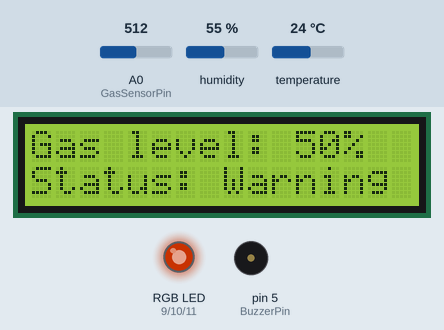
Simulated run of this sketch. Board: Arduino Uno, built with avr-gcc and run on an emulated ATmega328P. On the bench: 16×2 character LCD, an RGB LED mixed from three pins (HIGH = lit), buzzer (waves = sounding). The inputs (shaded band) are chosen by the test bench; at power-on: humidity 55 %, A0 (GasSensorPin) = 512, temperature 24 °C. Dim RGB values are drawn brighter than linear.

Above: at 4.24 s.
4.3 s: humidity set to 73 %
6.3 s: humidity set to 76 %
At 8.1 s:
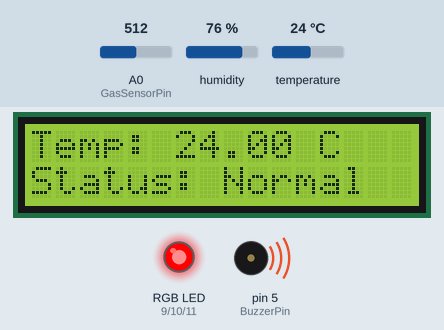
8.4 s: humidity set to 22 %
At 9.33 s:
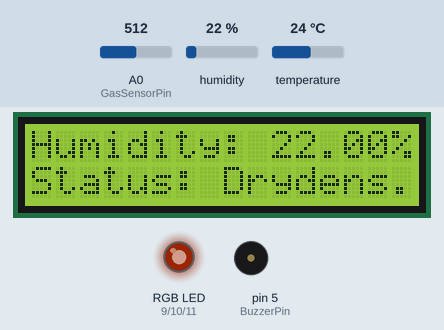
10.9 s: A0 (GasSensorPin) set to 701
12.9 s: A0 (GasSensorPin) set to 727
At 13.7 s:
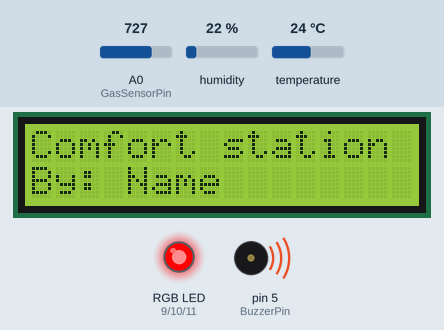
18.9 s: temperature set to 12 °C
At 20.0 s:
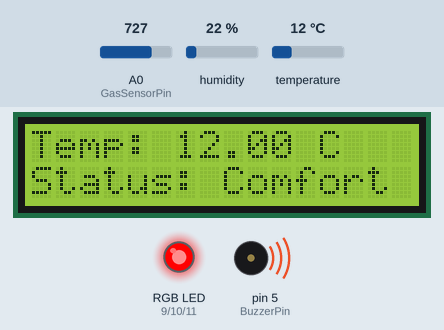
Timing chart, 0 to 21.9 s (numbered marks = the images above; inputs shaded):
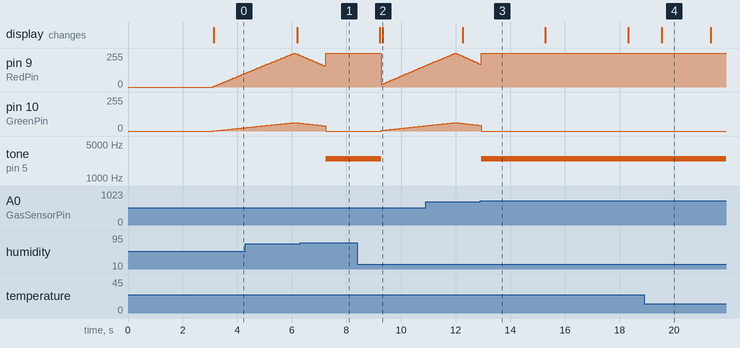

Measured:
- the behaviour switches between 74 and 75 % on humidity (found by bisection; images 0 and 1)
- the behaviour switches between 716 and 717 on A0 (GasSensorPin) (found by bisection; images 2 and 3)
- after the input at 6.3 s, tone on pin 5 (BuzzerPin): silent → 2500 Hz after 0.94 s
- after the input at 8.4 s, pin 10 (GreenPin): moves from 0/255 to 40/255 over 1.6 s, starting after 0.87 s; tone on pin 5 (BuzzerPin): 2500 Hz → silent after 0.87 s; the display: first differs from a run without the input after 0.92 s (image 2)
- after the input at 12.9 s, tone on pin 5 (BuzzerPin): silent → 2500 Hz at once
- after the input at 18.9 s, the display: changes after 0.64 s (image 4)
- what the display in image 4 shows lasts 1.8 s, from 19.5 s to 21.3 s

The sketch:

13_IntegratedEnvironmentalMonitoringStation.ino
```cpp
/*
 * Author: Iwan
 * Project: 13 Indoor Climate Station
 * Learning Objective: Analysis of multi-variable environmental signals,
 * I2C communication protocol, and acoustic/visual hierarchical control.
 */

#include <Wire.h>
#include <LiquidCrystal_I2C.h>
#include <DHT.h>

// --- Hardware Mapping and Peripheral Definitions ---
#define GasSensorPin A0
#define DhtPin 4
#define DhtType DHT11
#define RedPin 9
#define GreenPin 10
#define BluePin 11
#define BuzzerPin 5

// --- Object Initialization ---
DHT DhtSensor(DhtPin, DhtType);
LiquidCrystal_I2C Lcd(0x27, 16, 2);

// --- Execution Control Variables ---
unsigned long PreviousMillis = 0;
int ScreenMode = 0;
int Brightness = 0;
int FadeAmount = 5;

void setup() {
  // Configuration of Pin Modes for actuators
  pinMode(RedPin, OUTPUT);
  pinMode(GreenPin, OUTPUT);
  pinMode(BluePin, OUTPUT);
  pinMode(BuzzerPin, OUTPUT);

  // Peripheral activation sequences
  DhtSensor.begin();
  Lcd.init();
  Lcd.backlight();

  // Initial system diagnostic sequence
  Lcd.setCursor(0, 0);
  Lcd.print("Station ready"); // Sentence Case applied

  Lcd.setCursor(0, 1);
  Lcd.print("Booting system"); // Sentence Case applied

  // Stabilization period for sensor chemistry
  delay(3000);
  Lcd.clear();
}

void loop() {
  // --- 1. QUANTITATIVE SIGNAL ACQUISITION ---
  int RawValue = analogRead(GasSensorPin);
  int GasPercent = map(RawValue, 0, 1023, 0, 100);
  float Temp = DhtSensor.readTemperature();
  float Hum = DhtSensor.readHumidity();

  // --- 2. PULSE ENGINE (PWM NON-BLOCKING SIGNAL) ---
  Brightness = Brightness + FadeAmount;
  if (Brightness >= 255) {
    FadeAmount = -5;
  }
  if (Brightness <= 0) {
    FadeAmount = 5;
  }

  // --- 3. UI SCHEDULER (TEMPORAL MULTIPLEXING) ---
  unsigned long CurrentMillis = millis();
  if (CurrentMillis - PreviousMillis >= 3000) {
    PreviousMillis = CurrentMillis;
    ScreenMode = ScreenMode + 1;
    if (ScreenMode > 3) {
      ScreenMode = 0;
    }
    Lcd.clear();
  }

  // --- 4. HIERARCHICAL ALARM LOGIC (CATHODE & ACOUSTIC) ---
  if (GasPercent >= 70 || Temp >= 30 || Hum >= 75) {
    analogWrite(RedPin, 255);
    analogWrite(GreenPin, 0);
    analogWrite(BluePin, 0);
    tone(BuzzerPin, 2500);
  }
  else if (GasPercent >= 15 || Temp >= 24 || Hum >= 60) {
    analogWrite(RedPin, Brightness);
    analogWrite(GreenPin, Brightness / 4);
    analogWrite(BluePin, 0);
    noTone(BuzzerPin);
  }
  else {
    analogWrite(RedPin, 0);
    analogWrite(GreenPin, Brightness);
    analogWrite(BluePin, Brightness / 10);
    noTone(BuzzerPin);
  }

  // --- 5. SEQUENTIAL INFORMATION DISPLAY (Sentence Case) ---

  // Screen 0: Project Branding
  if (ScreenMode == 0) {
    Lcd.setCursor(0, 0);
    Lcd.print("Comfort station");

    Lcd.setCursor(0, 1);
    Lcd.print("By: Name");
  }

  // Screen 1: Gas Telemetry
  if (ScreenMode == 1) {
    Lcd.setCursor(0, 0);
    Lcd.print("Gas level: ");
    Lcd.print(GasPercent);
    Lcd.print("%");

    Lcd.setCursor(0, 1);
    if (GasPercent >= 70) {
      Lcd.print("Status: Danger");
    }
    else if (GasPercent >= 15) {
      Lcd.print("Status: Warning");
    }
    else {
      Lcd.print("Status: Safe");
    }
  }

  // Screen 2: Temperature Telemetry
  if (ScreenMode == 2) {
    Lcd.setCursor(0, 0);
    Lcd.print("Temp: ");
    Lcd.print(Temp);
    Lcd.print(" C");

    Lcd.setCursor(0, 1);
    if (Temp >= 30) {
      Lcd.print("Status: Hot");
    }
    else if (Temp < 24) {
      Lcd.print("Status: Comfort");
    }
    else {
      Lcd.print("Status: Normal");
    }
  }

  // Screen 3: Humidity Telemetry
  if (ScreenMode == 3) {
    Lcd.setCursor(0, 0);
    Lcd.print("Humidity: ");
    Lcd.print(Hum);
    Lcd.print("%");

    Lcd.setCursor(0, 1);
    if (Hum >= 75) {
      Lcd.print("Status: Condens.");
    }
    else if (Hum < 30) {
      Lcd.print("Status: Dry");
    }
    else {
      Lcd.print("Status: Ideal");
    }
  }

  delay(30);
}
```
